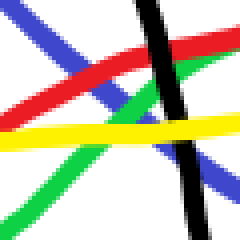
#> input picture imagen.png, 60 x 60 px (shown 4 times larger)
$ python main.py
#> lines starting #> are read from the running program, lines starting #| are printed output that depends on the picture
from PIL import Image

# -----------------------------
# CONFIGURACIÓN
# -----------------------------

NOMBRE_IMAGEN = "imagen.png"
NOMBRE_SALIDA = "salida.txt"
NOMBRE_VISION = "vision.png"

# -----------------------------
# ABRIR IMAGEN
# -----------------------------

imagen = Image.open(NOMBRE_IMAGEN).convert("RGB")
#> imagen is the input picture: PIL image 60x60 RGB; mean R, G, B 198.6, 195.1, 174.1

# Verificar tamaño
if imagen.size != (60, 60):
    print("❌ Error: tamaño de imagen incorrecto.")
    exit()

# -----------------------------
# GENERAR ARCHIVO
# -----------------------------

with open(NOMBRE_SALIDA, "w") as archivo:

    for y in range(60):

        # Línea con el número de fila
        archivo.write(f"-{y + 1}-\n")

        # Línea con los 60 valores
        for x in range(60):

            r, g, b = imagen.getpixel((x, y))

            suma = r + g + b

            if suma <= 95:
                valor = 7
            elif suma <= 191:
                valor = 6
            elif suma <= 287:
                valor = 5
            elif suma <= 382:
                valor = 4
            elif suma <= 478:
                valor = 3
            elif suma <= 574:
                valor = 2
            elif suma <= 670:
                valor = 1
            else:
                valor = 0

            archivo.write(f"-{valor}-\t")

        archivo.write("\n")
        archivo.write("\n")

print("✅ Archivo generado correctamente:", NOMBRE_SALIDA)

# -----------------------------
# GENERAR IMAGEN DE VISIÓN
# -----------------------------

vision = Image.new("RGB", (360, 360))
#> vision: PIL image 360x360 RGB; every value is 0

for y in range(60):
    for x in range(60):

        r, g, b = imagen.getpixel((x, y))
        suma = r + g + b

        # Determinar el gris correspondiente
        if suma <= 95:
            color = (0, 0, 0)
        elif suma <= 191:
            color = (36, 36, 36)
        elif suma <= 287:
            color = (73, 73, 73)
        elif suma <= 382:
            color = (109, 109, 109)
        elif suma <= 478:
            color = (146, 146, 146)
        elif suma <= 574:
            color = (182, 182, 182)
        elif suma <= 670:
            color = (219, 219, 219)
        else:
            color = (255, 255, 255)

        # Dibujar el bloque 6x6
        for dy in range(6):
            for dx in range(6):
                vision.putpixel((x * 6 + dx, y * 6 + dy), color)
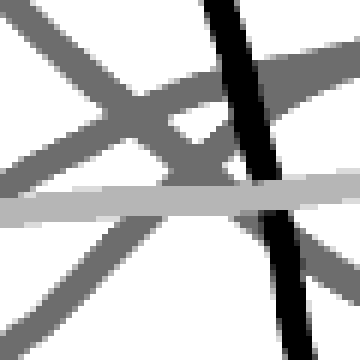
#> vision: PIL image 360x360 RGB; min 0, max 255, mean 192.1

vision.save(NOMBRE_VISION)

print("✅ Imagen generada correctamente:", NOMBRE_VISION)
